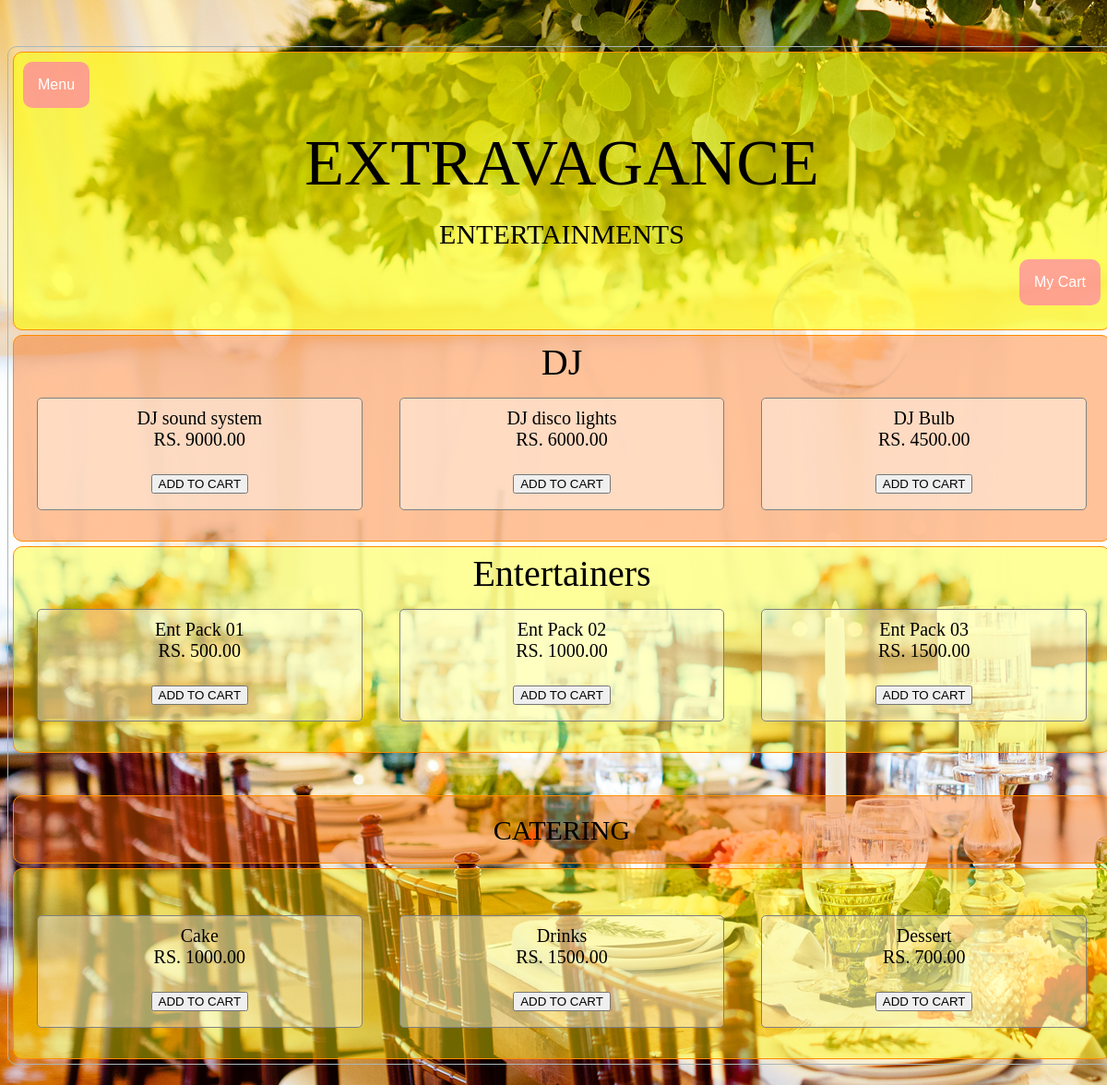
The app's page /entandcatering.php (signed in) with its own data.
### tables this page shows
CREATE TABLE `items` (
  `itemID` varchar(30) NOT NULL,
  `itemName` varchar(100) NOT NULL,
  `itemType` varchar(100) NOT NULL,
  `itemPrice` decimal(8,2) NOT NULL,
  `location` varchar(30) DEFAULT NULL
);

### entandcatering.php (the view, shortened to what this page needs)
<?php
require_once('inc/config.php');
$djitemquery="SELECT * FROM items WHERE itemType='dj' LIMIT 3";
$djitemcon=mysqli_query($connection, $djitemquery);
$entitemquery="SELECT * FROM items WHERE itemType='entertainer' LIMIT 3";
$entitemcon=mysqli_query($connection, $entitemquery);
$catitemquery="SELECT * FROM items WHERE itemType='catering' LIMIT 3";
$catitemcon=mysqli_query($connection, $catitemquery);
?>
<!DOCTYPE html>
<html>
<head>
	<link rel="stylesheet" type="text/css" href="./css/styles.css">
	<link rel="stylesheet" type="text/css" href="./css/decorationsPage.css">
</head>
<body>
<div class="page">
	<div class="header">
		<div class="left">
			<div class="dropdown">
			  <button class="dropbtn">Menu</button>
			</div>
		</div>
		<div class="siteTitle">
			EXTRAVAGANCE
			<div class="siteTitle" style="font-size:30px;margin-top:20px ">
				ENTERTAINMENTS
			</div>
		</div>
		<div class="right">
			<div class="loginSignUp">
			  <a href="./mycart.php"><button class="loginSignUpbtn"> My Cart</button></a>
			</div>
		</div>
	</div>
	<div class="frame" style="background-color:rgba(255,103,0,0.4);">
		<div class="frame-header">DJ</div>
		<div class="frame-content">
			<?php
				$block="";
				if(mysqli_num_rows($djitemcon)>0){
					while($item=mysqli_fetch_assoc($djitemcon)){
						$block=$block."<div class='block' type='submit'>$item[itemName]<br>RS. $item[itemPrice]".
						"<br><br><button onclick='addToCart($item[itemID])'> ADD TO CART </button>".
						"</div>";
					}
					echo $block;
				}
			?>
		</div>
		<br>
	</div>
	<div class="frame" style="background-color:rgba(255,255,0,0.4)">
		<div class="frame-header">Entertainers</div>
		<div class="frame-content">
			<?php
				$block="";
				if(mysqli_num_rows($entitemcon)>0){
					while($item=mysqli_fetch_assoc($entitemcon)){
						$block=$block."<div class='block' type='submit'>$item[itemName]<br>RS. $item[itemPrice]".
						"<br><br><button onclick='addToCart($item[itemID])'> ADD TO CART </button>".
						"</div>";
					}
					echo $block;
				}
			?>
		</div>
		<br>
	</div>
	<br><br>
	<div id="catering_section" class="frame" style="background-color:rgba(255,103,0,0.4);min-height: 50px;">
		<div class="siteTitle" style="font-size:30px;margin-top:20px ">
			CATERING
		</div>
		<br>
	</div>
	<div class="frame" style="background-color:rgba(255,255,0,0.4)">
		<div class="frame-content" style="margin-top: 40px;">
			<?php
				$block="";
				if(mysqli_num_rows($catitemcon)>0){
					while($item=mysqli_fetch_assoc($catitemcon)){
						$block=$block."<div class='block' type='submit'>$item[itemName]<br>RS. $item[itemPrice]".
						"<br><br><button onclick='addToCart($item[itemID])'> ADD TO CART </button>".
						"</div>";
					}
					echo $block;
				}
			?>
		</div>
		<br>
	</div>
</div>
</body>
</html>

### css/styles.css (style rules this page uses)
body { background-image:url("../Assets/backGround.jpg"); background-attachment: fixed; }
.page { margin: 50px auto; width: 1200px; background-color: rgba(0,0,0,0); border: 1px solid #AAB7B8; border-radius: 10px; }
.header { display: block; margin: 5px; min-height: 300px; background-color: rgba(255,255,0,0.6); border: 1px solid darkorange; border-radius: 10px; }
.siteTitle { text-align:center; margin-top: 80px; font-size: 70px; color: black; }
.left { float: left; padding: 10px; }
.right { float: right; padding: 10px; }
.dropbtn { background-color:rgba(255,108,182,0.6); color: white; padding: 16px; font-size: 16px; border: none; border-radius: 10px; }
.dropdown { position: relative; display: inline-block; }
.loginSignUpbtn { background-color:rgba(255,108,182,0.6); color: white; padding: 16px; font-size: 16px; border: none; border-radius: 10px; }
.loginSignUp { position: relative; display: inline-block; }

### css/decorationsPage.css (style rules this page uses)
.frame { display: block; margin: 5px; min-height: 200px; background-color: lightblue; border: 1px solid darkorange; border-radius: 10px; }
.frame-header { display: block; text-align: center; margin: 5px; color: gray; font-size: 40px; color: black; }
.frame-content { display: flex; margin: 5px; }
.block { display: block; margin: 10px 20px; padding: 10px; text-align: center; width: 350px; min-height: 100px; font-size: 20px; background-color: rgba(255,255,255,0.4); border: 1px solid gray; border-radius: 5px; cursor: pointer; }

### records on screen
items: itemName "DJ sound system", itemPrice "9000.00"
items: itemName "DJ disco lights", itemPrice "6000.00"
items: itemName "DJ Bulb", itemPrice "4500.00"
items: itemName "Ent Pack 01", itemPrice "500.00"
items: itemName "Ent Pack 02", itemPrice "1000.00"
items: itemName "Ent Pack 03", itemPrice "1500.00"
items: itemName "Cake", itemPrice "1000.00"
items: itemName "Drinks", itemPrice "1500.00"
items: itemName "Dessert", itemPrice "700.00"
